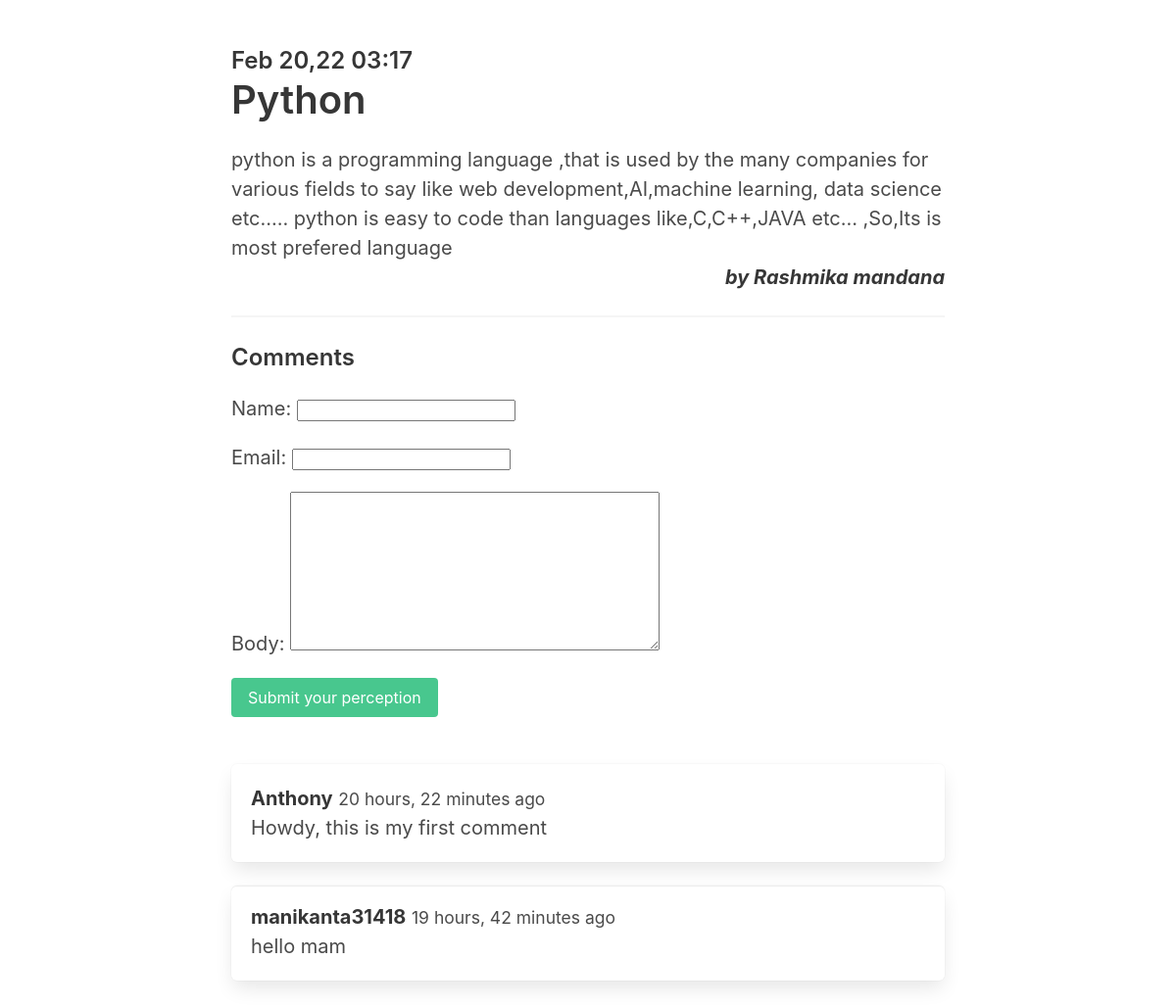
The page /postdetail/34 on the database its author committed.
### myapi/models.py (models this page shows, shortened)
class Posts(models.Model):
    aurt = models.CharField(max_length=15,default=User)
    title = models.CharField(max_length=20)
    content = models.TextField()
    date = models.DateTimeField(blank=True,default=timezone.now)
    Username = models.ForeignKey(User, on_delete=models.CASCADE, null=True, default=1)
    class Meta:
        verbose_name_plural="Posts"
    class Meta:
        ordering = ['-date', ]

class User(models.Model):
        Username = models.CharField(max_length=40)
        email = models.CharField(max_length=50, unique=True)
        phone = models.CharField(max_length=30)
        pass1 = models.CharField(max_length=200)
        def __str__(self):
            return self.Username

class comment(models.Model):
    post = models.ForeignKey(Posts,null=True,related_name="comments",on_delete=models.CASCADE)
    name = models.CharField(max_length=100)
    email = models.EmailField()
    body = models.TextField()
    createdat = models.DateTimeField(blank=True,default=timezone.now)

### myapi/views.py (the view)
# urls.py: path('postdetail/<int:id>',postdetail,name="postdetail"),
def postdetail(request,id):
    pdata= Posts.objects.get(id=id)
    if request.method == 'POST':
        form = CommentForm(request.POST)
        if form.is_valid():
            comment = form.save(commit=False)
            comment.pdata = pdata
            comment.save()
            return redirect('postdetail',id=id)
    else:
        form = CommentForm()
    return render(request, "post_detail.html", {'pdata': pdata, 'form': form})

### myapi/forms.py
class CommentForm(forms.ModelForm):
    class Meta:
        model = comment
        fields = ('name', 'email', 'body')

### myapi/templates/post_detail.html (shortened to what this page needs)
<!DOCTYPE html>
<html lang="en">
<head>
    <link rel="stylesheet" href="https://unpkg.com/bulma@0.9.3/css/bulma.min.css" />
  <link href="https://stackpath.bootstrapcdn.com/font-awesome/4.7.0/css/font-awesome.min.css" rel="stylesheet"
>
</head>
<body>
{% block body %}
<section class="section">
          <div class="columns">
            <div class="column is-8 is-offset-2">
              <div class="content is-medium">
                <h2 class="subtitle is-4">{{pdata.date|date:'M d,y h:i'}}</h2>
                <h1 class="title">{{pdata.title}}</h1>
                <p>
                    {{pdata.content}}
                    <br><strong class="h3">by {{pdata.Username}}</strong><br>
                </p>
                  <hr>
                  <h2 class="subtitle is-4">Comments</h2>
                <form method="post" class="mb-6">
                    {{form.as_p}}
                    <div class="field">
                        <div class="control">
                            <button class="button is-success">Submit your perception</button>
                        </div>
                    </div>
                </form>
                  {% for comment in pdata.comments.all %}
                    <article class="media box">
                        <div class="media-content">
                            <strong>{{comment.name}}</strong> <small>{{comment.createdat|timesince}} ago</small> <br>
                                {{comment.body}}
                        </div>
                    </article>
                  {% endfor %}
              </div>
            </div>
          </div>
        </section>
{% endblock %}
</body>
</html>

### myapi/templates/post_detail.html (style rules this page uses)
.h3 { float:right; font-style: italic; }

### rows shown on the page
Posts: date "Feb 20,22 03:17", title "Python", content "python is a programming language ,that is used by the many companies for various fields to say like web development,AI,machine learning, data science etc..... python is easy to code than languages like,C,C++,JAVA etc... ,So,Its is most prefered language", Username "Rashmika mandana"
comment: name "Anthony", createdat "20 hours, 22 minutes", body "Howdy, this is my first comment"
comment: name "manikanta31418", createdat "19 hours, 42 minutes", body "hello mam"
